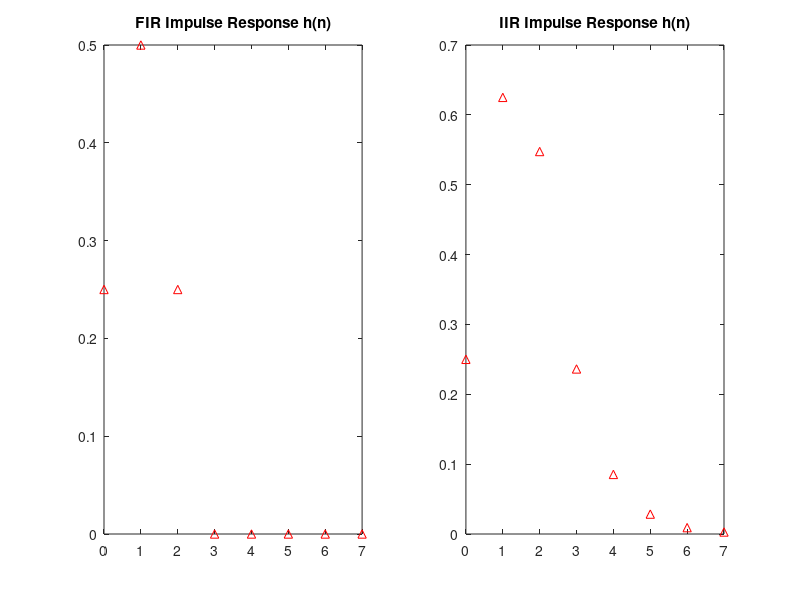
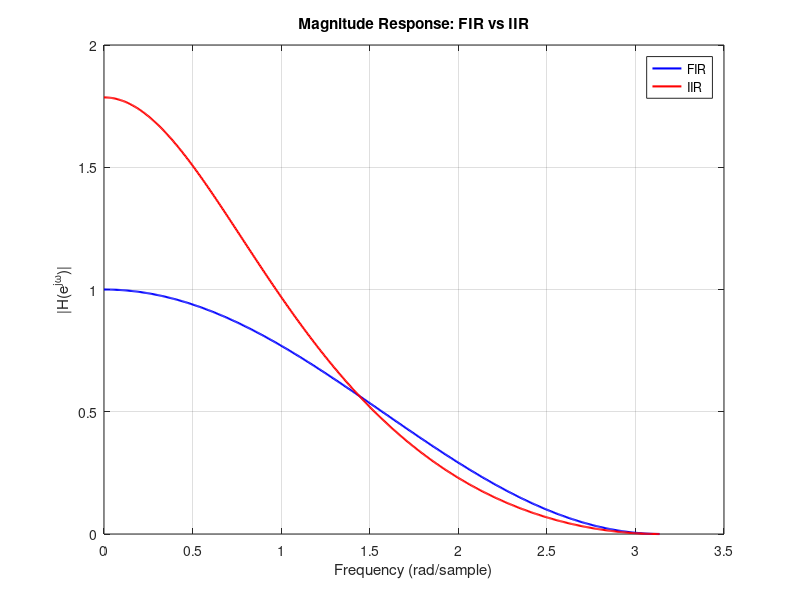
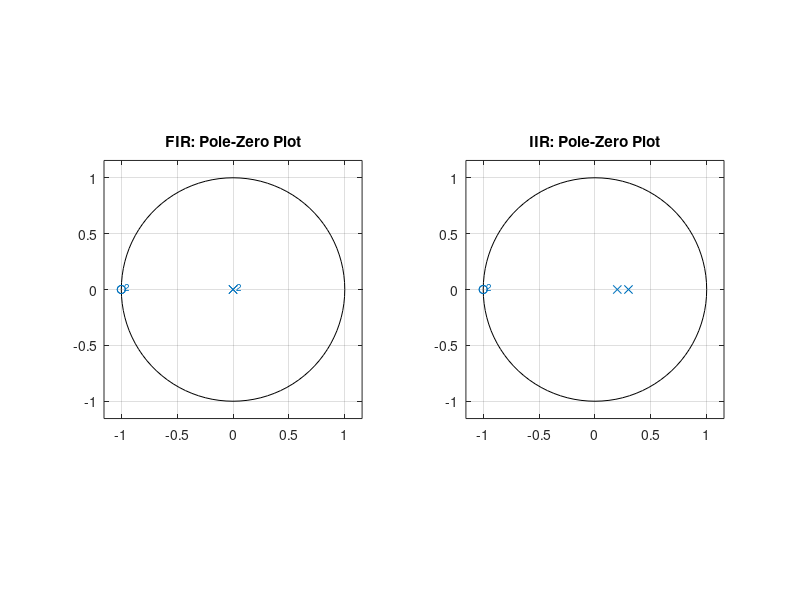
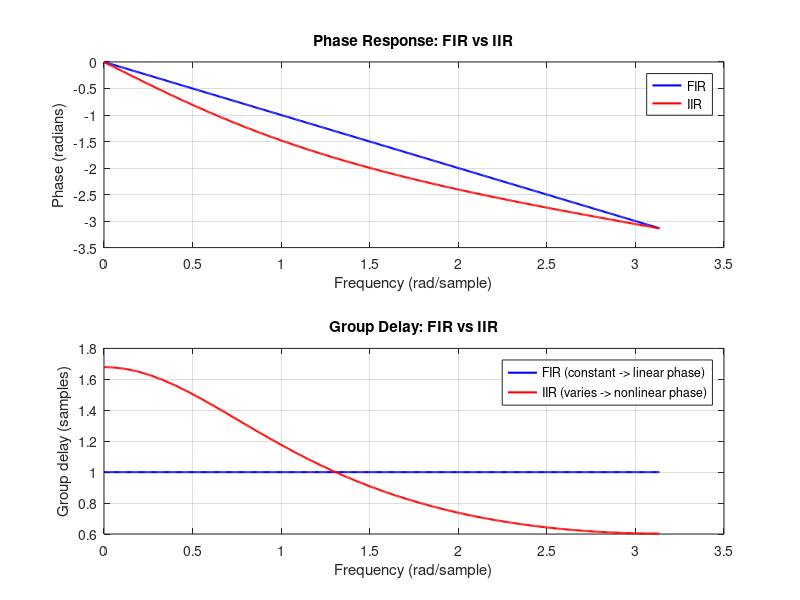

MATLAB code for these plots, in order:
clc; clear; close all;
% Problem - 20
%% ---- Filter definitions ----
% FIR filter: symmetric coefficients -> guarantees linear phase
b_fir = [0.25, 0.5, 0.25];
a_fir = 1;

% IIR filter: same numerator, with feedback -> poles at z = 0.3, 0.2
% A(z) = 1 - 0.5 z^-1 + 0.06 z^-2
b_iir = [0.25, 0.5, 0.25];
a_iir = [1, -0.5, 0.06];

N = 512;   % number of frequency points for freqz/grpdelay

%% ---- Part A: Response ----
% Impulse response
figure;
subplot(1,2,1);
impz(b_fir, a_fir, 8);
title('FIR Impulse Response h(n)');

subplot(1,2,2);
impz(b_iir, a_iir, 8);
title('IIR Impulse Response h(n)');

% Magnitude response
[H_fir, w] = freqz(b_fir, a_fir, N);
[H_iir, ~] = freqz(b_iir, a_iir, N);

figure;
plot(w, abs(H_fir), 'b-', 'LineWidth', 1.5); hold on;
plot(w, abs(H_iir), 'r-', 'LineWidth', 1.5);
title('Magnitude Response: FIR vs IIR');
xlabel('Frequency (rad/sample)'); ylabel('|H(e^{j\omega})|');
legend('FIR', 'IIR'); grid on;

%% ---- Part B: Stability ----
figure;
subplot(1,2,1);
zplane(b_fir, a_fir);
title('FIR: Pole-Zero Plot');

subplot(1,2,2);
zplane(b_iir, a_iir);
title('IIR: Pole-Zero Plot');

poles_fir = roots(a_fir);   % empty -> no feedback
poles_iir = roots(a_iir);

fprintf('--- FIR Filter ---\n');
if isempty(poles_fir)
    fprintf('No feedback -> poles trivially at origin -> STABLE\n');
end

fprintf('\n--- IIR Filter ---\n');
disp('Poles:'); disp(poles_iir);
if all(abs(poles_iir) < 1)
    fprintf('All |poles| < 1 -> STABLE\n');
else
    fprintf('Some |poles| >= 1 -> UNSTABLE\n');
end

%% ---- Part C: Phase characteristics ----
figure;
subplot(2,1,1);
plot(w, unwrap(angle(H_fir)), 'b-', 'LineWidth', 1.5); hold on;
plot(w, unwrap(angle(H_iir)), 'r-', 'LineWidth', 1.5);
title('Phase Response: FIR vs IIR');
xlabel('Frequency (rad/sample)'); ylabel('Phase (radians)');
legend('FIR', 'IIR'); grid on;

[gd_fir, w_gd] = grpdelay(b_fir, a_fir, N);
[gd_iir, ~]    = grpdelay(b_iir, a_iir, N);

subplot(2,1,2);
plot(w_gd, gd_fir, 'b-', 'LineWidth', 1.5); hold on;
plot(w_gd, gd_iir, 'r-', 'LineWidth', 1.5);
title('Group Delay: FIR vs IIR');
xlabel('Frequency (rad/sample)'); ylabel('Group delay (samples)');
legend('FIR (constant -> linear phase)', 'IIR (varies -> nonlinear phase)');
grid on;

fprintf('\n--- Group delay summary ---\n');
fprintf('FIR group delay range: [%.4f, %.4f] samples\n', min(gd_fir), max(gd_fir));
fprintf('IIR group delay range: [%.4f, %.4f] samples\n', min(gd_iir), max(gd_iir));
